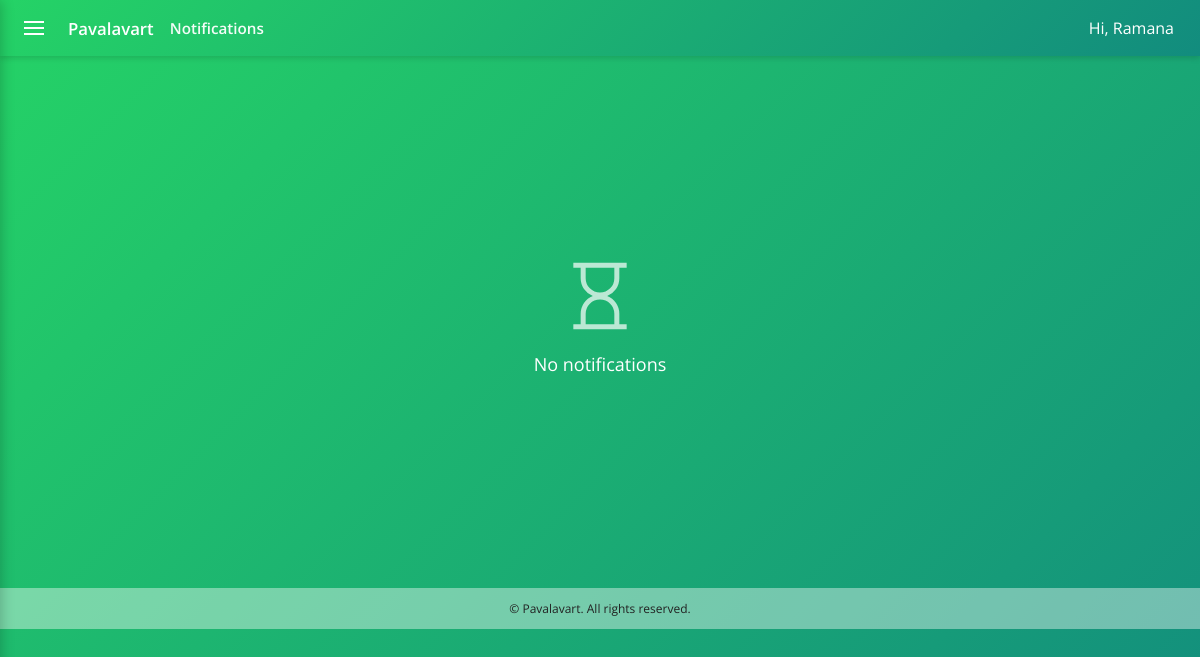
Before: /notifications/ (signed in) with the older database file.
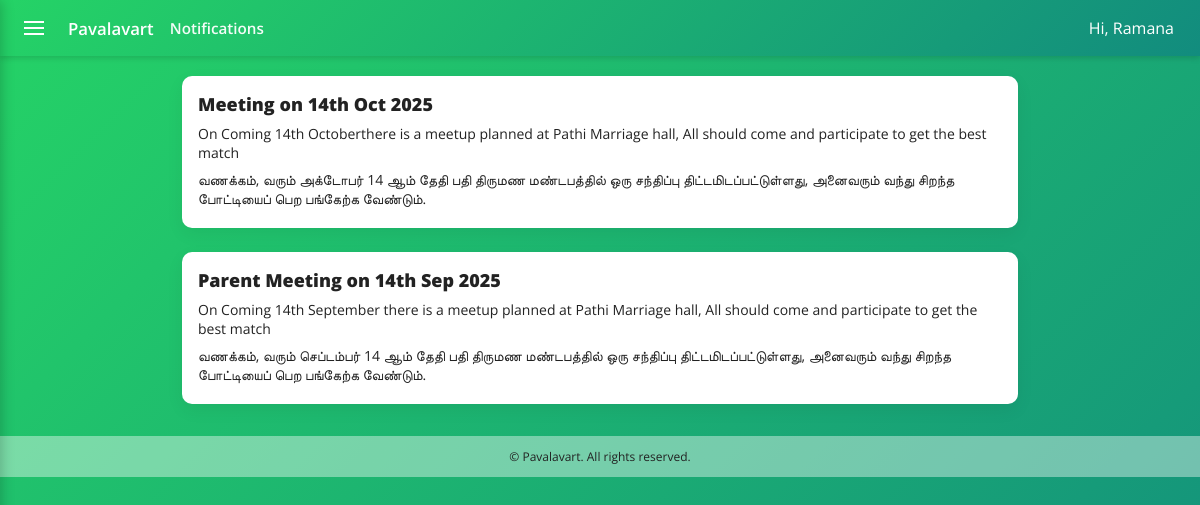
After: the same page with the newer database file.
### alliance/models.py (models this page shows, shortened)
class Notification(models.Model):
    title = models.CharField(max_length=200)
    message = models.TextField()
    message_ta = models.TextField(blank=True, help_text='Message in Tamil')
    created_at = models.DateTimeField(auto_now_add=True)

### alliance/views.py (the view)
# urls.py: path('notifications/', views.notifications, name='notifications'),
@login_required
def notifications(request):
    notifications = Notification.objects.all().order_by('-created_at')
    return render(request, 'main/notifications.html', {'notifications': notifications})

### alliance/templates/main/notifications.html (shortened to what this page needs)
{% extends 'main/base.html' %}
{% load i18n %}
{% load static %}
{% block page_title %}{% trans "Notifications" %}{% endblock %}
{% block content %}
<div class="container py-3">
    <div class="row justify-content-center">
        <div class="col-lg-8">
            {% for n in notifications %}
                <div class="card shadow-sm" style="margin-bottom: 24px;">
                    <div class="card-body">
                        <div class="fw-bold" style="font-size:18px;font-weight:900;margin-bottom:8px;">{{ n.title }}</div>
                        <div style="font-size:14px;margin-bottom:8px;">{{ n.message }}</div>
                        {% if n.message_ta %}
                            <div style="font-size:14px;margin-bottom:4px;">{{ n.message_ta }}</div>
                        {% endif %}
                    </div>
                </div>
            {% empty %}
                <div style="height:60vh; display:flex; flex-direction:column; justify-content:center; align-items:center; text-align:center;">
                    <img src="{% static 'icons/noitems.svg' %}" alt="No items" style="width:80px;height:80px;opacity:0.7;">
                    <div style="color:#fff;font-size:18px;margin-top:16px;text-align:center;">{% trans "No notifications" %}</div>
                </div>
            {% endfor %}
        </div>
    </div>
</div>
{% endblock %}

Changed rows visible on the page:
added Notification: title "Meeting on 14th Oct 2025", message "On Coming 14th Octoberthere is a meetup planned at Pathi Marriage hall, All should come and participate to get the best match", message_ta "வணக்கம், வரும் அக்டோபர் 14 ஆம் தேதி பதி திருமண மண்டபத்தில் ஒரு சந்திப்பு திட்டமிடப்பட்டுள்ளது, அனைவரும் வந்து சிறந்த போட்டியைப் பெற பங்கேற்க வேண்டும்."
added Notification: title "Parent Meeting on 14th Sep 2025", message "On Coming 14th September there is a meetup planned at Pathi Marriage hall, All should come and participate to get the best match", message_ta "வணக்கம், வரும் செப்டம்பர் 14 ஆம் தேதி பதி திருமண மண்டபத்தில் ஒரு சந்திப்பு திட்டமிடப்பட்டுள்ளது, அனைவரும் வந்து சிறந்த போட்டியைப் பெற பங்கேற்க வேண்டும்."
Other visible differences:
text no longer shown: "No notifications"
